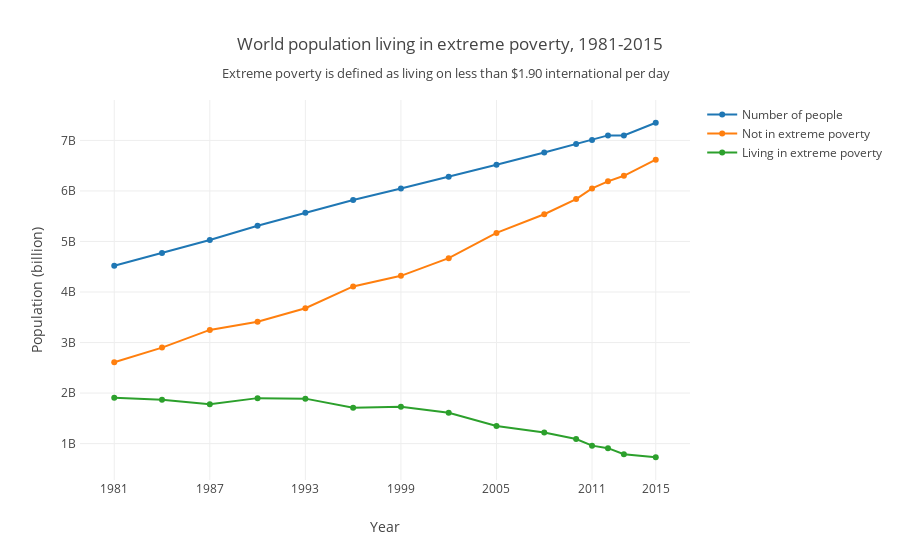

Notebook code cell kept with this figure:
### Code cell
trace = go.Scatter(
    x=data_poverty['Year'],
    y=data_poverty['Number of people'],
    name='Number of people',
    hoverinfo='y'
)

trace1 = go.Scatter(
    x = data_poverty['Year'],
    y = data_poverty['Number of people not in extreme poverty (people)'],
    name='Not in extreme poverty',
    hoverinfo='y'
)

trace2 = go.Scatter(
    x = data_poverty['Year'],
    y = data_poverty['Number of people living in extreme poverty (people)'],
    name='Living in extreme poverty',
    hoverinfo='y'
)

data = [trace, trace1, trace2]

layout = go.Layout(
    xaxis = go.layout.XAxis(
        tickmode='array',
        tickvals=np.concatenate((np.arange(1981, 2012, step=6), np.array([2015])), axis=0),
        title='Year',
    ),
    yaxis = go.layout.YAxis(
        title='Population (billion)',
        ticksuffix='B ',       
    ),
    title='World population living in extreme poverty, 1981-2015',
        annotations=[
            dict(
            text='Extreme poverty is defined as living on less than $1.90 international per day',
            font=dict(size=13),
            showarrow=False,
            x=0.60,
            y=1.1,
            xref='paper',
            yref='paper'
            )
        ]
)

fig = go.Figure(
    data = data,
    layout = layout
)

py(fig, filename='basic-line')

### Figure 1 — Plotly figure (JSON) as saved in the notebook; plotly's stock layout.template omitted (floating-point values rounded to 4 significant figures)
{"data": [{"hoverinfo": "y", "name": "Number of people", "type": "scatter", "uid": "021a472e-a256-41b3-be02-cffb5e498d96", "x": [1981, 1984, 1987, 1990, 1993, 1996, 1999, 2002, 2005, 2008, 2010, 2011, 2012, 2013, 2015], "y": [4.52, 4.77, 5.03, 5.31, 5.57, 5.82, 6.05, 6.28, 6.52, 6.76, 6.93, 7.01, 7.1, 7.1, 7.35]}, {"hoverinfo": "y", "name": "Not in extreme poverty", "type": "scatter", "uid": "d5d5803c-3b8c-4748-8baa-49f19078661d", "x": [1981, 1984, 1987, 1990, 1993, 1996, 1999, 2002, 2005, 2008, 2010, 2011, 2012, 2013, 2015], "y": [2.61, 2.9, 3.25, 3.41, 3.68, 4.11, 4.32, 4.67, 5.17, 5.54, 5.84, 6.05, 6.19, 6.3, 6.62]}, {"hoverinfo": "y", "name": "Living in extreme poverty", "type": "scatter", "uid": "b04094d0-d9ea-471b-8318-2c32bed2ccea", "x": [1981, 1984, 1987, 1990, 1993, 1996, 1999, 2002, 2005, 2008, 2010, 2011, 2012, 2013, 2015], "y": [1.91, 1.87, 1.78, 1.9, 1.89, 1.71, 1.73, 1.61, 1.35, 1.22, 1.09, 0.96, 0.91, 0.79, 0.73]}], "layout": {"annotations": [{"font": {"size": 13}, "showarrow": false, "text": "Extreme poverty is defined as living on less than $1.90 international per day", "x": 0.6, "xref": "paper", "y": 1.1, "yref": "paper"}], "title": {"text": "World population living in extreme poverty, 1981-2015"}, "xaxis": {"tickmode": "array", "tickvals": [1981, 1987, 1993, 1999, 2005, 2011, 2015], "title": {"text": "Year"}}, "yaxis": {"ticksuffix": "B ", "title": {"text": "Population (billion)"}}}}
